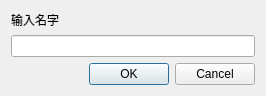
<?xml version="1.0" encoding="UTF-8"?>
<ui version="4.0">
 <class>NewItem</class>
 <widget class="QDialog" name="NewItem">
  <property name="geometry">
   <rect>
    <x>0</x>
    <y>0</y>
    <width>266</width>
    <height>87</height>
   </rect>
  </property>
  <property name="windowTitle">
   <string>Dialog</string>
  </property>
  <layout class="QGridLayout" name="gridLayout">
   <item row="0" column="0">
    <layout class="QVBoxLayout" name="verticalLayout">
     <item>
      <widget class="QLabel" name="label">
       <property name="text">
        <string>输入名字</string>
       </property>
      </widget>
     </item>
     <item>
      <widget class="QLineEdit" name="lineEdit"/>
     </item>
     <item>
      <widget class="QDialogButtonBox" name="buttonBox">
       <property name="orientation">
        <enum>Qt::Horizontal</enum>
       </property>
       <property name="standardButtons">
        <set>QDialogButtonBox::Cancel|QDialogButtonBox::Ok</set>
       </property>
      </widget>
     </item>
    </layout>
   </item>
  </layout>
 </widget>
 <resources/>
 <connections>
  <connection>
   <sender>buttonBox</sender>
   <signal>accepted()</signal>
   <receiver>NewItem</receiver>
   <slot>accept()</slot>
   <hints>
    <hint type="sourcelabel">
     <x>248</x>
     <y>254</y>
    </hint>
    <hint type="destinationlabel">
     <x>157</x>
     <y>274</y>
    </hint>
   </hints>
  </connection>
  <connection>
   <sender>buttonBox</sender>
   <signal>rejected()</signal>
   <receiver>NewItem</receiver>
   <slot>reject()</slot>
   <hints>
    <hint type="sourcelabel">
     <x>316</x>
     <y>260</y>
    </hint>
    <hint type="destinationlabel">
     <x>286</x>
     <y>274</y>
    </hint>
   </hints>
  </connection>
 </connections>
</ui>
